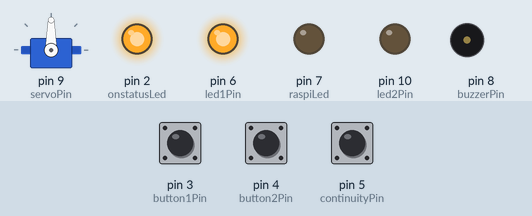
This sketch was run on a simulated Arduino Uno, built with avr-gcc and run on an emulated ATmega328P. Parts: servo, output pins drawn as LEDs (lit = HIGH), buzzer (waves = sounding). The inputs (shaded band) are chosen by the test bench; at power-on: pin 4 (button2Pin) HIGH, pin 3 (button1Pin) HIGH, pin 5 (continuityPin) HIGH.

Above: at 3.6 s.
3.7 s: pin 4 (button2Pin) pulled LOW for 0.15 s
At 4.05 s:
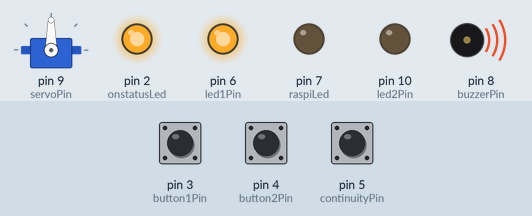
6.4 s: pin 3 (button1Pin) pulled LOW for 0.15 s
At 7.3 s:
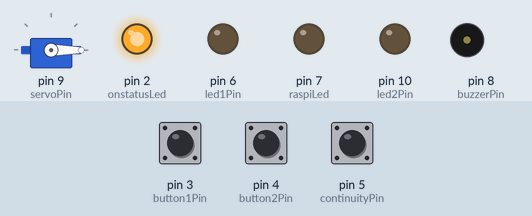
8.1 s: pin 4 (button2Pin) pulled LOW for 1 s
At 8.45 s:
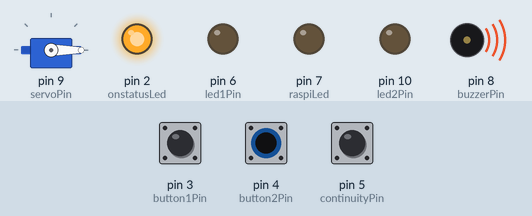
12.1 s: pin 3 (button1Pin) pulled LOW for 1 s
At 12.3 s:
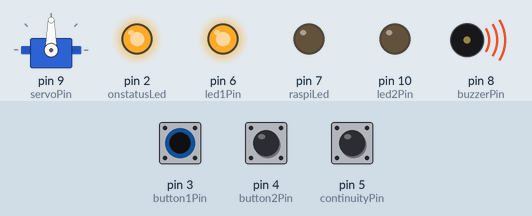
14.6 s: pin 3 (button1Pin) pulled LOW for 3.2 s
At 15.9 s:
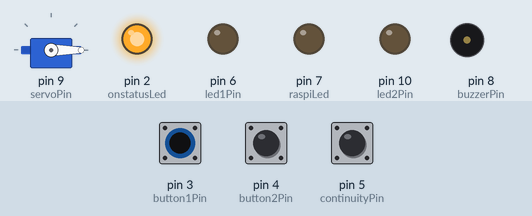
Timing chart, 0 to 17.6 s (numbered marks = the images above; inputs shaded):
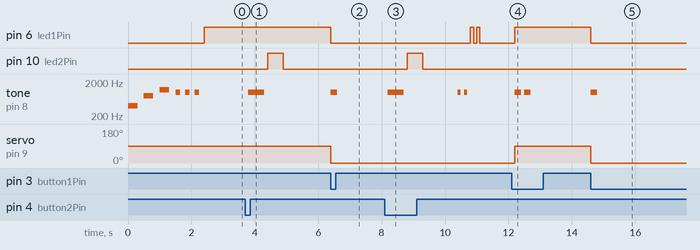

Measured:
- after the input at 3.7 s, pin 10 (led2Pin): LOW → HIGH after 0.70 s, → LOW 0.50 s later; tone on pin 8 (buzzerPin): silent → 1000 Hz after 0.10 s, → silent 0.50 s later
- after the input at 6.4 s, pin 6 (led1Pin): HIGH → LOW at once; tone on pin 8 (buzzerPin): silent → 1000 Hz at once, → silent 0.20 s later; servo on pin 9 (servoPin): 90° → 0° at once
- after the input at 8.1 s, pin 6 (led1Pin): alternates HIGH for 0.10 s and LOW for 0.10 s, 4 changes in all, then stays LOW, starting after 2.7 s; pin 10 (led2Pin): LOW → HIGH after 0.70 s, → LOW 0.50 s later; tone on pin 8 (buzzerPin): goes 1000 Hz 0.50 s, silent 1.7 s, 1000 Hz 0.10 s, silent 0.10 s, 1000 Hz 0.10 s, then silent, starting after 0.10 s
- after the input at 12.1 s, pin 6 (led1Pin): LOW → HIGH after 0.10 s; tone on pin 8 (buzzerPin): alternates 1000 Hz for 0.20 s and silent for 0.10 s, 4 changes in all, then stays silent, starting after 0.10 s; servo on pin 9 (servoPin): 0° → 90° after 0.10 s
- after the input at 14.6 s, pin 6 (led1Pin): HIGH → LOW at once; tone on pin 8 (buzzerPin): silent → 1000 Hz at once, → silent 0.20 s later; servo on pin 9 (servoPin): 90° → 0° at once

The sketch:

Time_Main_Code.ino
```cpp
#include <Wire.h>
#include <RTClib.h>
#include <Servo.h>

// === PIN SETUP ===
const int onstatusLed = 2;
const int button1Pin = 3;
const int button2Pin = 4;
const int continuityPin = 5;
const int led1Pin = 6;
const int led2Pin = 10;
const int buzzerPin = 8;
const int servoPin = 9;
const int raspiLed = 7;
const int raspistatus = 11;

// === COMPOSANTS ===
RTC_DS1307 rtc;
Servo myServo;

// === ÉTAT ===
bool isClosed = true;
bool lastButton1State = false;
bool lastButton2State = false;
bool lastContinuityState = false;
bool rtcAvailable = false;

void setup() {
  pinMode(button1Pin, INPUT_PULLUP);
  pinMode(button2Pin, INPUT_PULLUP);
  pinMode(continuityPin, INPUT_PULLUP);
  pinMode(led1Pin, OUTPUT);
  pinMode(led2Pin, OUTPUT);
  pinMode(buzzerPin, OUTPUT);
  pinMode(onstatusLed, OUTPUT);
  digitalWrite(onstatusLed, HIGH);
  pinMode(raspiLed, OUTPUT);
  pinMode(raspistatus, INPUT_PULLUP);

  myServo.attach(servoPin);
  Wire.begin();

  testBuzzer();

  rtcAvailable = rtc.begin();
  if (!rtcAvailable) {
    errorBip(3); // RTC not found
  }

  // Initial position
  closeServo();
}

void loop() {
  // === BOUTON 1 ===
  bool button1State = !digitalRead(button1Pin);
  if (button1State && !lastButton1State) {
    isClosed = !isClosed;
    if (isClosed) {
      closeServo();
      bip(2, 200, 100);
    } else {
      openServo();
      bip(1, 200, 100);
    }
  }
  lastButton1State = button1State;

  // === CONTINUITÉ ===
  bool continuity = !digitalRead(continuityPin);
  if (continuity != lastContinuityState) {
    if (continuity) {
      tone(buzzerPin, 400, 150);
      delay(150);
      tone(buzzerPin, 1000, 150);
    } else {
      tone(buzzerPin, 1000, 150);
      delay(150);
      tone(buzzerPin, 400, 150);
    }
  }
  lastContinuityState = continuity;

  // === BOUTON 2 ===
  bool button2State = !digitalRead(button2Pin);
  if (button2State && !lastButton2State) {
    handleButton2();
  }
  lastButton2State = button2State;
}

// === FONCTIONS ===

void openServo() {
  myServo.write(0); // Position ouverte
  digitalWrite(led1Pin, LOW);
}

void closeServo() {
  myServo.write(90); // Position fermée
  digitalWrite(led1Pin, HIGH);
}

void bip(int count, int duration, int gap) {
  for (int i = 0; i < count; i++) {
    tone(buzzerPin, 1000, duration);
    delay(duration + gap);
  }
}

void blinkLed(int pin, int count, int duration, int gap) {
  for (int i = 0; i < count; i++) {
    digitalWrite(pin, HIGH);
    delay(duration);
    digitalWrite(pin, LOW);
    delay(gap);
  }
}

void errorBip(int count) {
  bip(count, 100, 100);
  blinkLed(led2Pin, count, 100, 100);
}

void handleButton2() {
  bool continuity = !digitalRead(continuityPin);
  bool multipleErrors = false;

  if (continuity && isClosed) {
    // Cas OK : test prêt
    digitalWrite(led2Pin, HIGH);
    while (digitalRead(continuityPin) == LOW) {
      tone(buzzerPin, 800, 100);
      delay(1000);
    }

    // câble déconnecté → début du chrono
    unsigned long startMillis = millis();
    unsigned long waitTime = 7000;

    while (millis() - startMillis < waitTime) {
      tone(buzzerPin, 1000, 100);
      delay(500);
    }

    openServo();
    digitalWrite(led2Pin, LOW);
  } else {
    multipleErrors = (!continuity && !isClosed);
    delay(100);

    if (!continuity) {
      bip(1, 500, 100);
      blinkLed(led2Pin, 1, 500, 100);
      if (multipleErrors) delay(1000);
    }
    if (!isClosed) {
      bip(2, 100, 100);
      blinkLed(led1Pin, 2, 100, 100);
      if (multipleErrors) delay(1000);
    }
    if (!rtcAvailable) {
      errorBip(3);
    }
  }
}

void testBuzzer() {
  // BIP grave
  tone(buzzerPin, 400);
  delay(300);
  noTone(buzzerPin);
  delay(200);

  // BIP médium
  tone(buzzerPin, 800);
  delay(300);
  noTone(buzzerPin);
  delay(200);

  // BIP aigu
  tone(buzzerPin, 1200);
  delay(300);
  noTone(buzzerPin);
  delay(200);

  // Bip répétitif
  for (int i = 0; i < 3; i++) {
    tone(buzzerPin, 1000);
    delay(150);
    noTone(buzzerPin);
    delay(150);
  }
}
```
